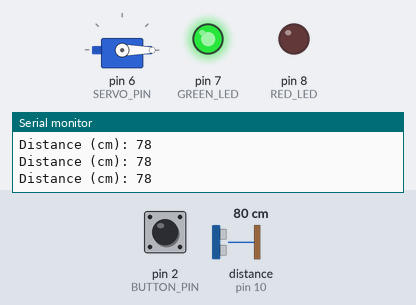
A sketch run on a simulated Arduino Uno, built with avr-gcc and run on an emulated ATmega328P. Parts: servo, output pins drawn as LEDs (lit = HIGH), the last lines printed to the serial monitor. Wiring (inferred from the names in the program): ultrasonic range finder: trigger pin 9; echo pin 10. The test bench sets the inputs (shaded band); at power-on: pin 2 (BUTTON_PIN) HIGH, distance to the obstacle (sensor on pin 10) 80 cm. The echo pulse lasts 58.3 µs per cm; pins used as bus, display or sensor lines are not drawn.

Above: at 1.2 s.
1.3 s: pin 2 (BUTTON_PIN) pulled LOW for 0.15 s
At 1.56 s:
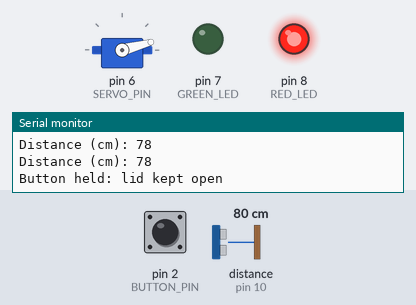
4.3 s: pin 2 (BUTTON_PIN) pulled LOW for 3.2 s
At 5.8 s:
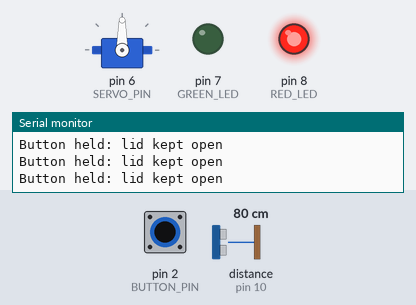
10.0 s: distance to the obstacle (sensor on pin 10) set to 23 cm
11.5 s: distance to the obstacle (sensor on pin 10) set to 18 cm
At 12.03 s:
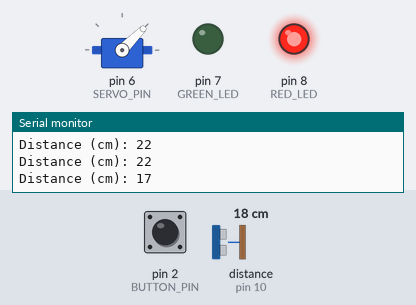
13.9 s: distance to the obstacle (sensor on pin 10) set to 35 cm
At 14.22 s:
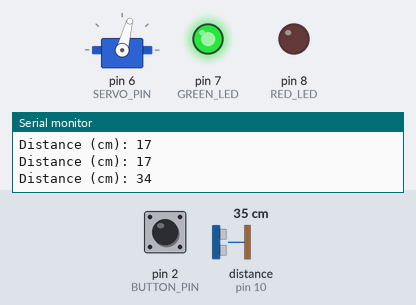
16.4 s: distance to the obstacle (sensor on pin 10) set to 2 cm
At 17.19 s:
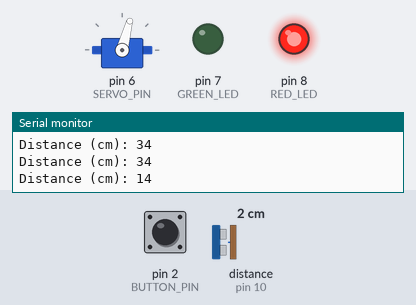
Timing chart, 0 to 19.4 s (numbered marks = the images above; inputs shaded):
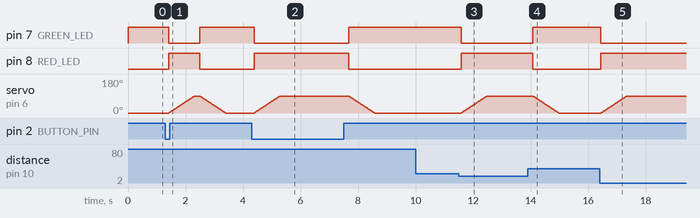

Measured:
- the behaviour switches between 21 and 20 cm on distance to the obstacle (sensor on pin 10) (found by bisection; images 2 and 3)
- after the input at 1.3 s, pin 7 (GREEN_LED): HIGH → LOW after 0.11 s, → HIGH 1.1 s later; pin 8 (RED_LED): LOW → HIGH after 0.11 s, → LOW 1.1 s later; servo on pin 6 (SERVO_PIN): rises from 0° to 90° in 0.91 s, then falls to 0° in 1.1 s
- after the input at 4.3 s, pin 7 (GREEN_LED): HIGH → LOW after 0.08 s, → HIGH 3.3 s later; pin 8 (RED_LED): LOW → HIGH after 0.08 s, → LOW 3.3 s later; servo on pin 6 (SERVO_PIN): rises from 0° to 90° in 0.91 s, then falls to 0° in 3.3 s
- after the input at 11.5 s, pin 7 (GREEN_LED): HIGH → LOW after 0.08 s; pin 8 (RED_LED): LOW → HIGH after 0.08 s; servo on pin 6 (SERVO_PIN): moves from 0° to 90° over 0.91 s, starting after 0.08 s
- after the input at 13.9 s, pin 7 (GREEN_LED): LOW → HIGH after 0.17 s; pin 8 (RED_LED): HIGH → LOW after 0.17 s; servo on pin 6 (SERVO_PIN): moves from 90° to 0° over 0.91 s, starting after 0.17 s
- after the input at 16.4 s, pin 7 (GREEN_LED): HIGH → LOW at once; pin 8 (RED_LED): LOW → HIGH at once; servo on pin 6 (SERVO_PIN): moves from 0° to 90° over 0.91 s, starting at once

The sketch:

smart_dustbin.ino
```cpp
#include <Servo.h>

#define TRIG_PIN 9
#define ECHO_PIN 10
#define SERVO_PIN 6
#define GREEN_LED 7
#define RED_LED 8
#define BUTTON_PIN 2

const int OPEN_DISTANCE = 20;
const int CLOSED_ANGLE = 0;
const int OPEN_ANGLE = 90;
const int NUM_READINGS = 5;

Servo lid;
int currentAngle = CLOSED_ANGLE;

long readDistance() {
  digitalWrite(TRIG_PIN, LOW);
  delayMicroseconds(2);
  digitalWrite(TRIG_PIN, HIGH);
  delayMicroseconds(10);
  digitalWrite(TRIG_PIN, LOW);
  long duration = pulseIn(ECHO_PIN, HIGH, 30000);
  return duration * 0.034 / 2;
}

long averageDistance() {
  long total = 0;
  int valid = 0;
  for (int i = 0; i < NUM_READINGS; i++) {
    long d = readDistance();
    if (d > 0 && d <= 400) {
      total += d;
      valid++;
    }
    delay(10);
  }
  if (valid == 0) return 0;
  return total / valid;
}

void setLeds(bool lidOpen) {
  if (lidOpen) {
    digitalWrite(RED_LED, HIGH);
    digitalWrite(GREEN_LED, LOW);
  } else {
    digitalWrite(RED_LED, LOW);
    digitalWrite(GREEN_LED, HIGH);
  }
}

void moveLidTo(int target) {
  setLeds(target == OPEN_ANGLE);
  while (currentAngle != target) {
    if (currentAngle < target) currentAngle++;
    else currentAngle--;
    lid.write(currentAngle);
    delay(10);
  }
}

void setup() {
  pinMode(TRIG_PIN, OUTPUT);
  pinMode(ECHO_PIN, INPUT);
  pinMode(GREEN_LED, OUTPUT);
  pinMode(RED_LED, OUTPUT);
  pinMode(BUTTON_PIN, INPUT_PULLUP);
  lid.attach(SERVO_PIN);
  lid.write(CLOSED_ANGLE);
  setLeds(false);
  Serial.begin(9600);
}

void loop() {
  bool holdOpen = (digitalRead(BUTTON_PIN) == LOW);

  if (holdOpen) {
    Serial.println("Button held: lid kept open");
    moveLidTo(OPEN_ANGLE);
  } else {
    long distance = averageDistance();

    if (distance == 0) {
      Serial.println("Out of range");
      moveLidTo(CLOSED_ANGLE);
    } else {
      Serial.print("Distance (cm): ");
      Serial.println(distance);
      if (distance < OPEN_DISTANCE) {
        moveLidTo(OPEN_ANGLE);
      } else {
        moveLidTo(CLOSED_ANGLE);
      }
    }
  }
  delay(100);
}
```
